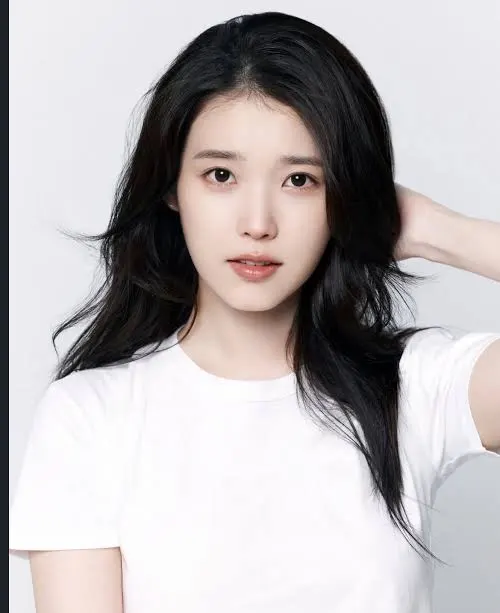
#> input picture 1조AI개론프로젝트/assets/celebrities/iu.jpg, 500 x 613 px
$ python -i train_celebrity_features.py   (imports and definitions only)
#> lines starting #> are read from the running program, lines starting #| are printed output that depends on the picture; after the words box and inside, x2 and y2 are one past the last pixel; in counts of white or black regions, pixels touching at a corner belong together
import os
import pickle
import unicodedata
from datetime import datetime

import cv2
import matplotlib.pyplot as plt
import numpy as np
import pandas as pd
from sklearn.cluster import KMeans
from sklearn.decomposition import PCA


BASE_DIR = os.path.dirname(os.path.abspath(__file__))
RAW_DIR = os.path.join(BASE_DIR, "assets", "celebrities_raw")
DATA_PATH = os.path.join(BASE_DIR, "data", "celebrities.csv")
LABEL_PATH = os.path.join(BASE_DIR, "data", "celebrity_labels.csv")
MODEL_PATH = os.path.join(BASE_DIR, "celebrity_model.pkl")
PLOT_PATH = os.path.join(BASE_DIR, "training_pca.png")

FACE_SIZE = 64
PCA_COMPONENTS = 32
FEATURE_COLS = [f"face_pca_{i:02d}" for i in range(PCA_COMPONENTS)]

IMAGE_EXTENSIONS = [".jpg", ".jpeg", ".png"]

face_cascade = cv2.CascadeClassifier(
    os.path.join(cv2.data.haarcascades, "haarcascade_frontalface_default.xml")
)
eye_cascade = cv2.CascadeClassifier(
    os.path.join(cv2.data.haarcascades, "haarcascade_eye.xml")
)
smile_cascade = cv2.CascadeClassifier(
    os.path.join(cv2.data.haarcascades, "haarcascade_smile.xml")
)


def load_image_for_cv2(image_path):
#> called with image_path = 'assets/celebrities/iu.jpg'
    raw = np.fromfile(image_path, dtype=np.uint8)
    bgr = cv2.imdecode(raw, cv2.IMREAD_COLOR)
#> bgr is the input picture: shape (613, 500, 3); mean B, G, R 181, 179.9, 184.8
    if bgr is None:
        img = plt.imread(image_path)
        if img.max() <= 1:
            img = (img * 255).astype(np.uint8)
        if len(img.shape) == 2:
            bgr = cv2.cvtColor(img, cv2.COLOR_GRAY2BGR)
        else:
            bgr = cv2.cvtColor(img[:, :, :3], cv2.COLOR_RGB2BGR)
    return bgr


def largest_box(boxes):
    if len(boxes) == 0:
        return None
    return max(boxes, key=lambda box: box[2] * box[3])


# [23 lines left out: function normalized_face_vector, not called in this run]


def edge_center_ratio(gray_face, y1, y2, x1=0.15, x2=0.85):
    h, w = gray_face.shape
    top = int(h * y1)
    bottom = max(top + 1, int(h * y2))
    left = int(w * x1)
    right = max(left + 1, int(w * x2))
    roi = gray_face[top:bottom, left:right]
    edges = cv2.Canny(roi, 60, 140)
    points = np.argwhere(edges > 0)

    if len(points) == 0:
        return (y1 + y2) / 2, 0.35

    y_mean = points[:, 0].mean() / max(1, roi.shape[0])
    x_spread = (points[:, 1].max() - points[:, 1].min() + 1) / max(1, roi.shape[1])
    return y1 + (y2 - y1) * y_mean, x_spread


def clamp01(value):
    return max(0, min(1, value))


def region_dark_edge(gray_face, y1, y2, x1, x2):
    h, w = gray_face.shape
    top = int(h * y1)
    bottom = max(top + 1, int(h * y2))
    left = int(w * x1)
    right = max(left + 1, int(w * x2))
    roi = gray_face[top:bottom, left:right]
    equalized = cv2.equalizeHist(roi)
    edges = cv2.Canny(equalized, 60, 150)
    dark_ratio = (roi < 70).mean()
    edge_ratio = (edges > 0).mean()
    return dark_ratio, edge_ratio


def accessory_features(gray_face, mouth_width_ratio):
    eye_dark, eye_edge = region_dark_edge(gray_face, 0.20, 0.47, 0.12, 0.88)
    lower_dark, lower_edge = region_dark_edge(gray_face, 0.58, 0.94, 0.18, 0.82)
    hair_dark, hair_edge = region_dark_edge(gray_face, 0.00, 0.24, 0.06, 0.94)
    glasses_score = clamp01((eye_dark - 0.04) * 5.0 + max(0, eye_edge - 0.16) * 1.5)
    beard_score = clamp01((lower_dark - 0.04) * 7.0 + max(0, lower_edge - 0.20) * 0.8)
    hair_style_score = clamp01((hair_dark - 0.05) * 3.8 + max(0, hair_edge - 0.14) * 1.8)

    lower_face = gray_face[int(gray_face.shape[0] * 0.48):, :]
    smiles = smile_cascade.detectMultiScale(
        lower_face,
        scaleFactor=1.7,
        minNeighbors=18,
        minSize=(25, 12),
    )

    if len(smiles) > 0:
        smile_box = largest_box(smiles)
        smile_score = smile_box[2] / max(1, gray_face.shape[1])
    else:
        smile_score = (mouth_width_ratio - 0.35) / 0.45

    return np.array([
        clamp01(glasses_score),
        clamp01(beard_score),
        clamp01(smile_score),
        clamp01(hair_style_score),
    ])


def face_grid_features(gray_face):
    resized = cv2.resize(gray_face, (64, 64))
    equalized = cv2.equalizeHist(resized)
    normalized = equalized.astype(np.float32) / 255
    values = []

    for y in range(8):
        for x in range(8):
            block = normalized[y * 8:(y + 1) * 8, x * 8:(x + 1) * 8]
            values.append(block.mean())

    return np.array(values)


def image_to_features(image_path):
    bgr = load_image_for_cv2(image_path)
    gray = cv2.cvtColor(bgr, cv2.COLOR_BGR2GRAY)
    height, width = gray.shape
#> height = 613; width = 500

    faces = face_cascade.detectMultiScale(gray, scaleFactor=1.08, minNeighbors=5, minSize=(60, 60))
#> faces = [[158, 103, 197, 197]]
    face = largest_box(faces)
#> face = [158, 103, 197, 197]

    if face is None:
        x, y, fw, fh = 0, 0, width, height
    else:
        x, y, fw, fh = face
#> x = 158; y = 103; fw = 197; fh = 197

    gray_face = gray[y:y + fh, x:x + fw]
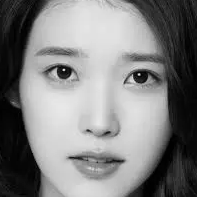
#> gray_face: shape (197, 197); min 0, max 233, mean 128
    face_ratio = max(0, min(1, fw / max(1, fh)))
#> face_ratio = 1

    upper_face = gray_face[0:int(fh * 0.55), :]
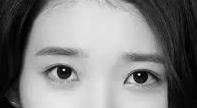
#> upper_face: shape (108, 197); min 0, max 232, mean 132
    eyes = eye_cascade.detectMultiScale(upper_face, scaleFactor=1.08, minNeighbors=5, minSize=(18, 18))
#> eyes = [[35, 47, 48, 48], [117, 55, 46, 46]]
    eyes = sorted(eyes, key=lambda box: box[2] * box[3], reverse=True)[:2]
    eyes = sorted(eyes, key=lambda box: box[0])

    if len(eyes) >= 2:
        lx, ly, lw, lh = eyes[0]
#> lx = 35; ly = 47; lw = 48; lh = 48
        rx, ry, rw, rh = eyes[1]
#> rx = 117; ry = 55; rw = 46; rh = 46
        left_center = np.array([lx + lw / 2, ly + lh / 2])
#> left_center = [59, 71]
        right_center = np.array([rx + rw / 2, ry + rh / 2])
#> right_center = [140, 78]
        eye_distance_ratio = np.linalg.norm(right_center - left_center) / max(1, fw)
#> eye_distance_ratio = 0.413
        eye_size_ratio = ((lw + rw) / 2) / max(1, fw)
#> eye_size_ratio = 0.239
        eye_y_ratio = ((left_center[1] + right_center[1]) / 2) / max(1, fh)
#> eye_y_ratio = 0.378
        roll_degrees = np.degrees(np.arctan2(right_center[1] - left_center[1], right_center[0] - left_center[0]))
#> roll_degrees = 4.94
        roll_ratio = 0.5 + roll_degrees / 60
#> roll_ratio = 0.582
        eye_mid_x = ((left_center[0] + right_center[0]) / 2) / max(1, fw)
#> eye_mid_x = 0.505
        eye_size_asymmetry = (rw - lw) / max(1, (rw + lw) / 2)
#> eye_size_asymmetry = -0.0426
        yaw_ratio = 0.5 + (eye_mid_x - 0.5) * 0.8 + eye_size_asymmetry * 0.12
#> yaw_ratio = 0.499
    elif len(eyes) == 1:
        ex, ey, ew, eh = eyes[0]
        eye_distance_ratio = 0.42
        eye_size_ratio = ew / max(1, fw)
        eye_y_ratio = (ey + eh / 2) / max(1, fh)
        roll_ratio = 0.5
        yaw_ratio = (ex + ew / 2) / max(1, fw)
    else:
        eye_distance_ratio = 0.42
        eye_size_ratio = 0.18
        eye_y_ratio = 0.35
        roll_ratio = 0.5
        yaw_ratio = 0.5

    nose_y_ratio, _nose_spread = edge_center_ratio(gray_face, 0.38, 0.64, 0.32, 0.68)
#> in edge_center_ratio, `edges = cv2.Canny(roi, 60, 140)`:
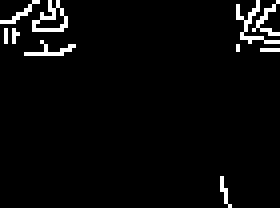
#> edges: shape (52, 70) (shown 4 times larger); 3.6% white in thin lines or dots
#> in edge_center_ratio, `points = np.argwhere(edges > 0)`: points = 132 pairs, first value 0 to 51, second value 0 to 69
#> in edge_center_ratio, `y_mean = points[:, 0].mean() / max(1, roi.shape[0])`: y_mean = 0.178
#> in edge_center_ratio, `x_spread = (points[:, 1].max() - points[:, 1].min() + 1) / max(1, roi...`: x_spread = 1
#> nose_y_ratio = 0.426
    mouth_y_ratio, mouth_width_ratio = edge_center_ratio(gray_face, 0.58, 0.84, 0.22, 0.78)
#> in edge_center_ratio (call 2), `edges = cv2.Canny(roi, 60, 140)`: edges: shape (51, 110); 6.5% white in thin lines or dots, all inside (x1, y1, x2, y2) = (24, 4, 83, 51)
#> mouth_y_ratio = 0.749; mouth_width_ratio = 0.536
    accessory_values = accessory_features(gray_face, mouth_width_ratio)
#> in region_dark_edge, `edges = cv2.Canny(equalized, 60, 150)`: edges: shape (53, 150); 15.3% white in thin lines or dots
#> in region_dark_edge, `dark_ratio = (roi < 70).mean()`: dark_ratio = 0.11
#> in region_dark_edge, `edge_ratio = (edges > 0).mean()`: edge_ratio = 0.153
#> in accessory_features, `eye_dark, eye_edge = region_dark_edge(gray_face, 0.20, 0.47, 0.12, 0.88)`: eye_dark = 0.11; eye_edge = 0.153
#> call 2 of region_dark_edge, with y1 = 0.58, y2 = 0.94, x1 = 0.18, x2 = 0.82
#> in region_dark_edge (call 2), `edges = cv2.Canny(equalized, 60, 150)`:
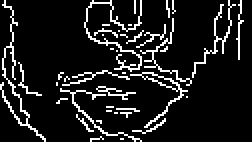
#> edges: shape (71, 126) (shown 2 times larger); 11.2% white in thin lines or dots
#> in region_dark_edge (call 2), `dark_ratio = (roi < 70).mean()`: dark_ratio = 0.0542
#> in region_dark_edge (call 2), `edge_ratio = (edges > 0).mean()`: edge_ratio = 0.112
#> in accessory_features, `lower_dark, lower_edge = region_dark_edge(gray_face, 0.58, 0.94, 0.18,..`: lower_dark = 0.0542; lower_edge = 0.112
#> call 3 of region_dark_edge, with y1 = 0, y2 = 0.24, x1 = 0.06, x2 = 0.94
#> in region_dark_edge (call 3), `edges = cv2.Canny(equalized, 60, 150)`:
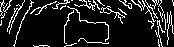
#> edges: shape (47, 174); 12.2% white in thin lines or dots
#> in region_dark_edge (call 3), `dark_ratio = (roi < 70).mean()`: dark_ratio = 0.336
#> in region_dark_edge (call 3), `edge_ratio = (edges > 0).mean()`: edge_ratio = 0.122
#> in accessory_features, `hair_dark, hair_edge = region_dark_edge(gray_face, 0.00, 0.24, 0.06, 0..`: hair_dark = 0.336; hair_edge = 0.122
#> in accessory_features, `glasses_score = clamp01((eye_dark - 0.04) * 5.0 + max(0, eye_edge - 0...`: glasses_score = 0.348
#> in accessory_features, `beard_score = clamp01((lower_dark - 0.04) * 7.0 + max(0, lower_edge - ..`: beard_score = 0.0995
#> in accessory_features, `hair_style_score = clamp01((hair_dark - 0.05) * 3.8 + max(0, hair_edge..`: hair_style_score = 1
#> in accessory_features, `lower_face = gray_face[int(gray_face.shape[0] * 0.48):, :]`:
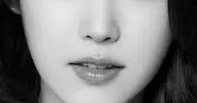
#> lower_face: shape (103, 197); min 0, max 233, mean 128.3
#> in accessory_features, `smiles = smile_cascade.detectMultiScale( lower_face, scaleFactor=1.7, ..`: smiles = ()
#> in accessory_features, `smile_score = (mouth_width_ratio - 0.35) / 0.45`: smile_score = 0.414
#> accessory_values = [0.348, 0.0995, 0.414, 1]
    grid_features = face_grid_features(gray_face)
#> in face_grid_features, `equalized = cv2.equalizeHist(resized)`:
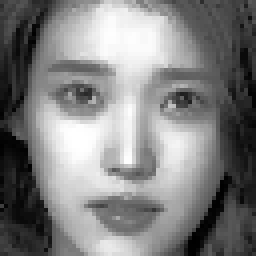
#> equalized: shape (64, 64) (shown 4 times larger); min 0, max 255, mean 128.5
#> after the loop in face_grid_features, `for y in range(8):`: values = 64 values, max 0.986 at index 34, min 0.083 at index 48, mean 0.504
#> grid_features has the same summary as values in face_grid_features

    geometry_features = np.array([
        face_ratio,
        clamp01(eye_distance_ratio),
        clamp01(eye_size_ratio),
        clamp01(eye_y_ratio),
        clamp01(nose_y_ratio),
        clamp01(mouth_y_ratio),
        clamp01(mouth_width_ratio),
        clamp01(roll_ratio),
        clamp01(yaw_ratio),
    ])
#> geometry_features = [1, 0.413, 0.239, 0.378, 0.426, 0.749, 0.536, 0.582, 0.499]

    return np.concatenate([geometry_features, accessory_values, grid_features])


# [168 lines left out: function train, not called in this run]


# [2 lines not run here, left out]

>>> result = image_to_features('assets/celebrities/iu.jpg')
#> result = 77 values, max 1 at index 0, min 0.083 at index 61, mean 0.506
